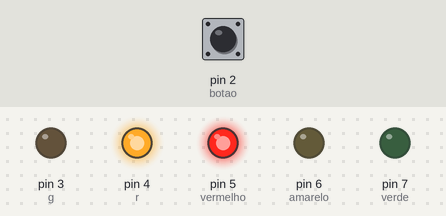
Recording of a sketch running on a simulated Arduino Uno, built with avr-gcc and run on an emulated ATmega328P. Parts: output pins drawn as LEDs (lit = HIGH). The test bench sets the inputs (shaded band); at power-on: pin 2 (botao) LOW.

Above: at 1.2 s.
1.3 s: pin 2 (botao) pulled HIGH for 0.15 s
At 1.8 s:
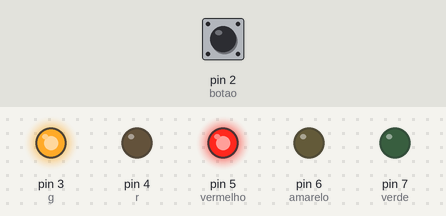
4.4 s: pin 2 (botao) pulled HIGH for 3.2 s
At 8.8 s:
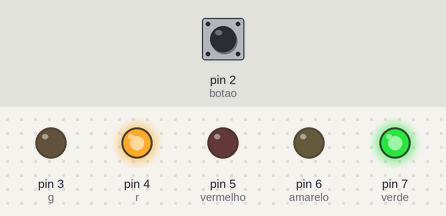
At 10.8 s:
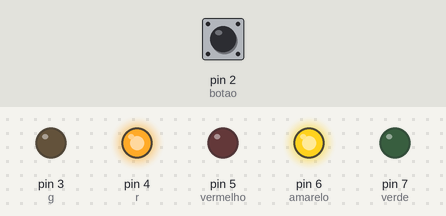
Timing chart, 0 to 16.6 s (numbered marks = the images above; inputs shaded):
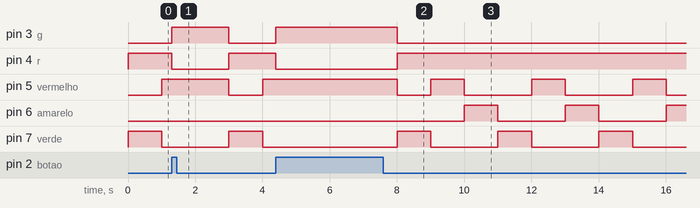

Measured:
- after the input at 1.3 s, pin 3 (g): LOW → HIGH at once, → LOW 1.7 s later; pin 4 (r): HIGH → LOW at once, → HIGH 1.7 s later; pin 6 (amarelo): stays LOW (without the input it goes to HIGH after 0.70 s)
- after the input at 4.4 s, pin 3 (g): LOW → HIGH at once, → LOW 3.6 s later; pin 4 (r): HIGH → LOW at once, → HIGH 3.6 s later
- by itself, pin 5 (vermelho): repeats every 3.0 s: HIGH 1.0 s, LOW 2.0 s
- by itself, pin 7 (verde): alternates HIGH for 1.0 s and LOW for 2.0 s

The sketch:

Semaforo_millis.ino
```cpp
#define vermelho 5
#define amarelo 6
#define verde 7
#define r 4
#define g 3
#define botao 2

unsigned long timer = 0;
int controle = 1;

void setup()
{
  pinMode(vermelho, OUTPUT);
  pinMode(amarelo, OUTPUT);
  pinMode(verde, OUTPUT);
  pinMode(r, OUTPUT);
  pinMode(g, OUTPUT);

  pinMode(botao, INPUT);
}

void loop()
{
  if(controle == 1){
    digitalWrite(verde, 1);
    digitalWrite(vermelho, 0);
    digitalWrite(amarelo, 0);
    digitalWrite(r, 1);
    digitalWrite(g, 0);
  }
  if(controle == 2){
    digitalWrite(verde, 0);
    digitalWrite(vermelho, 1);
    digitalWrite(amarelo, 0);
    digitalWrite(r, 1);
    digitalWrite(g, 0);
  }
  if(controle == 3){
    digitalWrite(verde, 0);
    digitalWrite(vermelho, 0);
    digitalWrite(amarelo, 1);
    digitalWrite(r, 1);
    digitalWrite(g, 0);
  }

  if(digitalRead(botao)){
    while((millis()-timer) < 2000){
      digitalWrite(verde, 0);
      digitalWrite(vermelho, 1);
      digitalWrite(amarelo, 0);
      digitalWrite(g, 1);
      digitalWrite(r, 0);
    }
    timer = millis();
    controle = 1;
  }


  if((millis()-timer) > 1000){
    timer = millis();
    controle++;
    if(controle>3){
      controle = 1;
    }
  }

}
```
